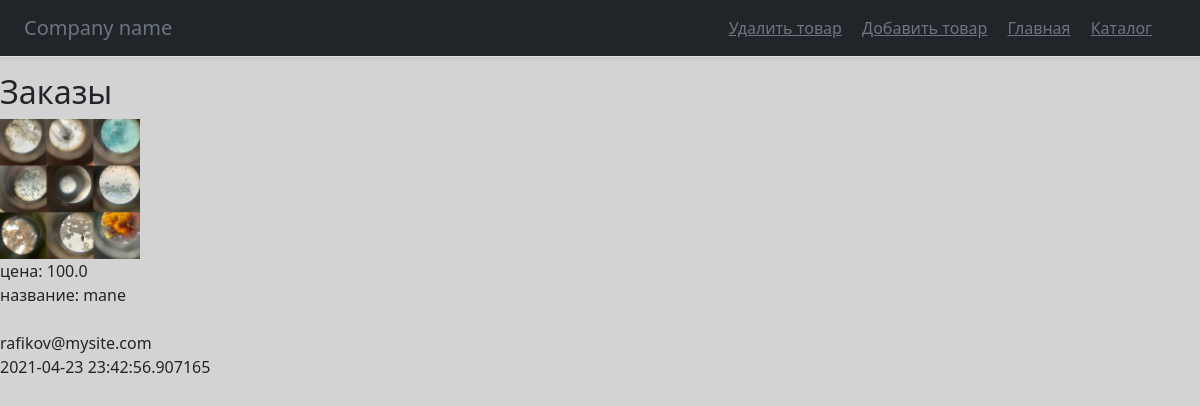
/admin85367/panel (signed in), run on an earlier commit of the app's database.
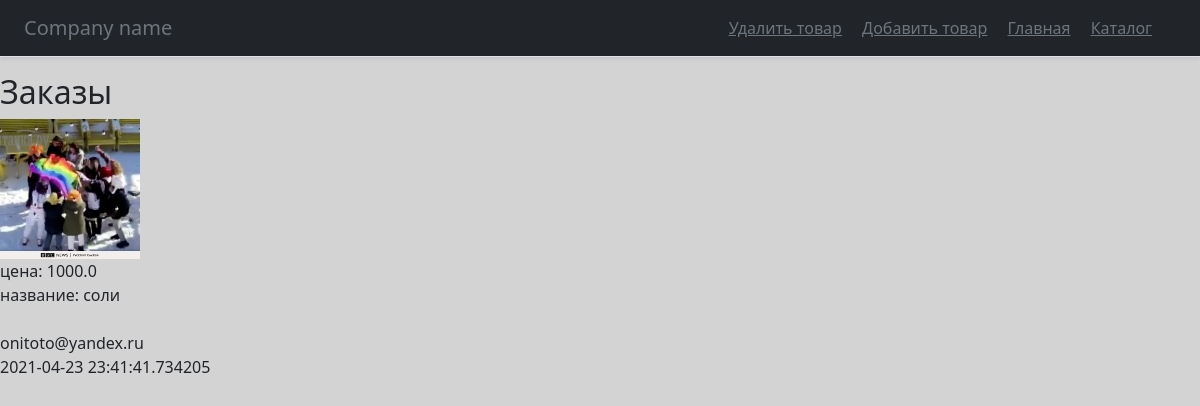
And on a later commit of the database.
### main.py (models this page shows)
class Orders(db.Model):
    id = db.Column(db.Integer, primary_key=True, autoincrement=True)
    id_of_user = db.Column(db.Integer,  db.ForeignKey("users.id"))
    address = db.Column(db.String(200), nullable=True)
    email = db.Column(db.String(30), index=True, nullable=True)
    track_num = db.Column(db.String(30), nullable=True)
    comment_of_user = db.Column(db.String(200), nullable=True)
    comment_of_sender = db.Column(db.String(200), nullable=True)
    status = db.Column(db.String(30), nullable=True)
    created_date = db.Column(db.DateTime,
                default=datetime.datetime.now)
    item = db.Column(db.String(300), index=True, nullable=True)

class Items(db.Model):
    id = db.Column(db.Integer, primary_key=True, autoincrement=True)
    name = db.Column(db.String(100), nullable=True)
    description = db.Column(db.Text, nullable=True)
    photo_url = db.Column(db.Text, nullable=True)
    count = db.Column(db.Integer, nullable=True)
    price = db.Column(db.Float, nullable=True)

### main.py (the view)
    @app.route('/admin85367/panel', methods=['POST', 'GET'])
    def panel():
        if request.method == 'GET':
            if 'admin' in session.keys() and session['admin'] == '4891nimda':
                return render_template('panel.html', title='Панель',
                                        css_file='panel.css', orders=Orders.query.all(), Items=Items)
            else:
                return redirect('/admin85367')

### templates/panel.html
{% extends "admin_base.html" %}
{% block content %}
<h2>Заказы</h2>
{% for order in orders %}
<div>
    {% for i in order.item %}
        <img src="/{{ Items.query.filter(Items.id == i).all()[0].photo_url }}" width="140px" height="140px">
        <br>
        <a>цена: {{ Items.query.filter(Items.id == i).all()[0].price }}</a>
        <br>
        <a>название: {{ Items.query.filter(Items.id == i).all()[0].name }}</a>
    {% endfor %}
    <br><br>
    <a>{{ order.email }}</a><br>
    <a>{{ order.created_date }}</a>
</div>
{% endfor %}
{% endblock %}

### templates/admin_base.html (shortened to what this page needs)
<!doctype html>
<html lang="ru">
  <head>
      <link href="https://cdn.jsdelivr.net/npm/bootstrap@5.0.0-beta2/dist/css/bootstrap.min.css"
          rel="stylesheet"
>
        <link href="/static/css/{{ css_file }}" rel="stylesheet">
  </head>
  <body>
<header class="d-flex flex-column flex-md-row align-items-center p-3 px-md-4 mb-3 bg-dark border-bottom shadow-sm">
  <p class="h5 my-0 me-md-auto fw-normal text-muted">Company name</p>
  <nav class="my-2 my-md-0 me-md-3">
    <a class="p-2 text-muted" href="/admin85367/panel/delete_item">Удалить товар</a>
    <a class="p-2 text-muted" href="/admin85367/panel/add_item">Добавить товар</a>
    <a class="p-2 text-muted" href="/main_page">Главная</a>
    <a class="p-2 text-muted" href="/catalog">Каталог</a>
  </nav>
</header>
<main role="main" class="{{ class_main }}">
    {% block content %}{% endblock %}
</main>
</body>
</html>

### static/css/panel.css (style rules this page uses)
body { background-color: lightgrey; }

What changed in the data, as far as the page shows it:
removed Orders: query.filter (picture), {{ Items.query.filter(Items.id == i).all()[0].price }} "100.0", {{ Items.query.filter(Items.id == i).all()[0].name }} "mane", email "rafikov@mysite.com", created_date "2021-04-23 23:42:56.907165"
added Orders: query.filter (picture), {{ Items.query.filter(Items.id == i).all()[0].price }} "1000.0", {{ Items.query.filter(Items.id == i).all()[0].name }} "соли", email "onitoto@yandex.ru", created_date "2021-04-23 23:41:41.734205"
